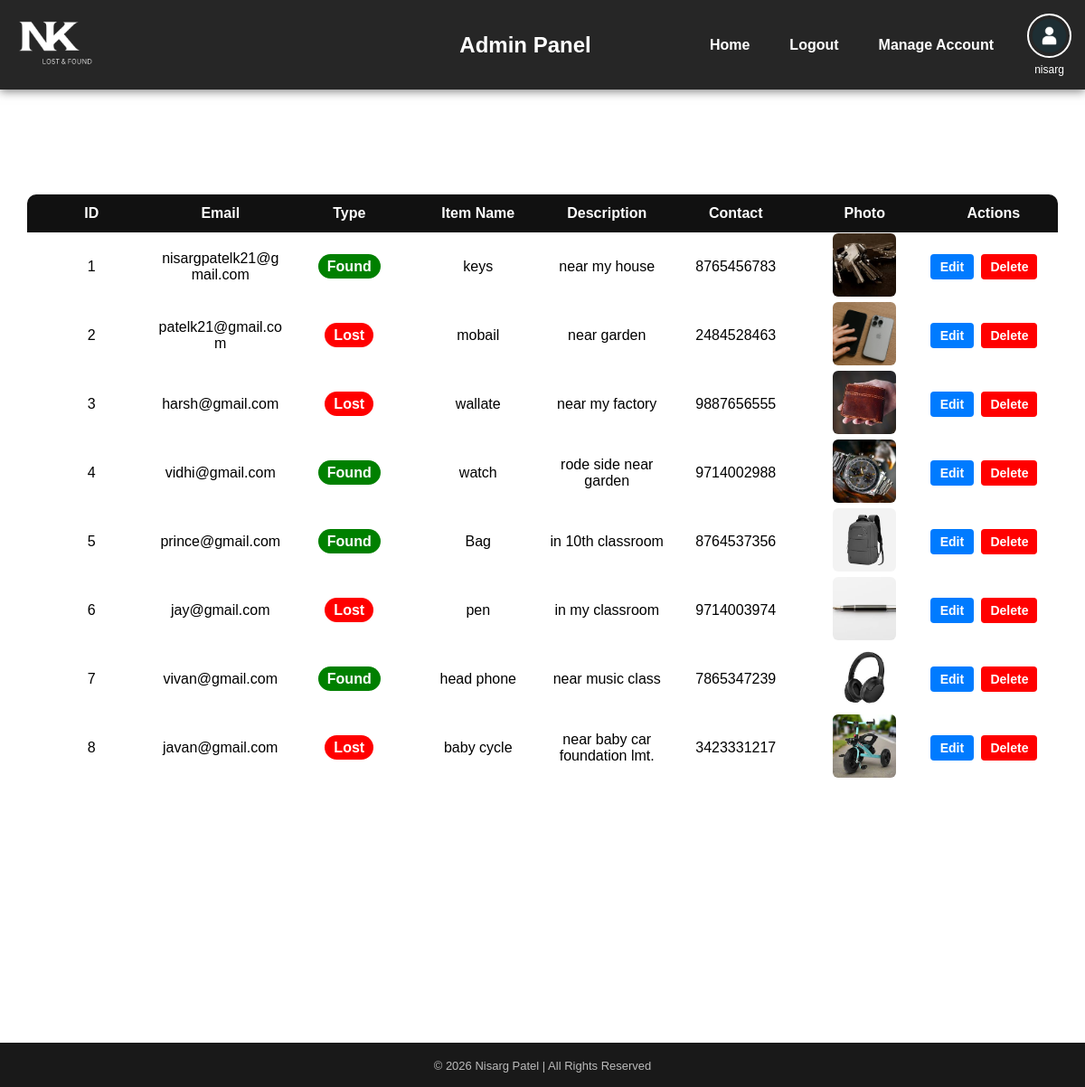
The page /admin_dashboard (signed in) on the database its author committed.
### tables this page shows
CREATE TABLE items(
            id INTEGER PRIMARY KEY AUTOINCREMENT,
            user_email TEXT,
            item_name TEXT,
            description TEXT,
            type TEXT,
            contact TEXT,
            photo TEXT
        );

### app.py (the view)
@app.route('/admin_dashboard')
def admin_dashboard():
    if 'admin' not in session:
        return redirect('/admin_login')
    conn = sqlite3.connect('database.db')
    items = conn.execute("SELECT * FROM items").fetchall()
    conn.close()
    return render_template('admin_dashboard.html', items=items)

### templates/admin_dashboard.html
<!DOCTYPE html>
<html>
<head>
    <link rel="stylesheet" href="{{ url_for('static', filename='style.css') }}">
</head>
<body>
    <div class="navbar">
        <div class="nav-left">
            <img src="{{ url_for('static', filename='logo.png') }}" class="logo">
        </div>
        <h2 style="color:white; margin-left:26%;">Admin Panel</h2>
        <div class="nav-right">
            <a href="/">Home</a>
            <a href="/admin_logout">Logout</a>
            <a href="{{ url_for('admin_change_credentials') }}">Manage Account</a>
            <div class="profile-menu">
                <img src="{{ url_for('static', filename='avatar.png') }}"
                     class="avatar"
                     tabindex="0">
                <div class="email-below">
                    {{ session['admin'] }}
                </div>
            </div>
        </div>
    </div>
<br>
<h1 style="color:white; margin-left:38%;" >Admin Dashboard</h1>
<br>
<div class="admin-container">
<table class="admin-table">
    <thead>
        <tr>
            <th>ID</th>
            <th>Email</th>
            <th>Type</th>
            <th>Item Name</th>
            <th>Description</th>
            <th>Contact</th>
            <th>Photo</th>
            <th>Actions</th>
        </tr>
    </thead>
    <tbody>
    {% for item in items %}
        <tr>
            <td>{{ loop.index }}</td>
            <td>{{ item[1] }}</td>
            <td>
                {% if item[4] == 'Lost' %}
                    <span class="lost-badge">Lost</span>
                {% else %}
                    <span class="found-badge">Found</span>
                {% endif %}
            </td>
            <td>{{ item[2] }}</td>
            <td class="desc">{{ item[3] }}</td>
            <td>{{ item[5] }}</td>
            <td>
                <img src="{{ url_for('static', filename='uploads/' + item[6]) }}" class="admin-img">
            </td>
            <td>
                <div class="actions">
                    <a href="{{ url_for('admin_edit', id=item[0]) }}" class="edit-btn">Edit</a>
                    <a href="{{ url_for('admin_delete', id=item[0]) }}" class="delete-btn">Delete</a>
                </div>
            </td>
        </tr>
    {% endfor %}
    </tbody>
</table>
</div>
<footer class="footer">
    <p class="copy">© 2026 Nisarg Patel | All Rights Reserved</p>
</footer>
</body>
</html>

### static/style.css (style rules this page uses)
body { margin: 0; font-family: Arial, sans-serif; background: url("/static/bg2.jpg") no-repeat center center fixed; background-size: cover; color: white; }
.navbar { display: flex; align-items: center; justify-content: space-between; background-color: rgba(0,0,0,0.85); padding: 15px; box-shadow: 0 2px 10px rgba(0,0,0,0.5); }
.navbar a { color: white; text-decoration: none; margin-left: 20px; font-weight: bold; transition: 0.3s ease; padding: 8px 12px; border-radius: 5px; }
.logo { height: 65px; }
.nav-right { display: flex; align-items: center; }
.profile-menu { position: relative; margin-left: 25px; display: flex; flex-direction: column; align-items: center; }
.avatar { width: 45px; height: 45px; border-radius: 50%; cursor: pointer; object-fit: cover; border: 2px solid white; transition: 0.3s; }
.email-below { font-size: 12px; color: white; margin-top: 6px; text-align: center; max-width: 120px; word-break: break-word; }
.desc { max-width: 250px; word-break: break-word; }
.admin-container { width: 95%; margin: auto; overflow-x: auto; }
.admin-table { table-layout: fixed; width: 100%; border-collapse: collapse; background: rgba(255,255,255,0.95); color: black; border-radius: 10px; overflow: hidden; }
.admin-table th { background: #111; color: white; padding: 12px; text-align: center; }
.admin-table td { vertical-align: middle; text-align: center; word-wrap: break-word; word-break: break-word; white-space: normal; max-width: 250px; }
.admin-img { width: 70px; height: 70px; object-fit: cover; border-radius: 6px; }
.lost-badge { background: red; color: white; padding: 5px 10px; border-radius: 20px; font-weight: bold; }
.found-badge { background: green; color: white; padding: 5px 10px; border-radius: 20px; font-weight: bold; }
.edit-btn, .delete-btn { display: inline-block; min-width: 3cap; text-align: center; padding: 8px 16px; border-radius: 6px; font-size: 14px; text-decoration: none; color: #fff; font-weight: 600; }
.edit-btn { background: green; color: white; padding: 8px 12px; text-decoration: none; }
.delete-btn { background: red; color: white; padding: 8px 12px; text-decoration: none; }
.footer { background-color: rgba(0, 0, 0, 0.9); color: white; text-align: center; padding: 3px 5px; margin-top: 24%; }
.copy { margin-top: 15px; font-size: 13px; opacity: 0.7; }
.actions { display: flex; gap: 8px; }
.actions a { text-decoration: none; }
.edit-btn, .delete-btn { padding: 6px 10px; border-radius: 4px; color: white; font-size: 14px; }
.edit-btn { background: #007bff; }
.delete-btn { background: red; }

### rows shown on the page
items: user_email "nisargpatelk21@gmail.com", type "Found", item_name "keys", description "near my house", contact "8765456783", photo (picture)
items: user_email "patelk21@gmail.com", type "Lost", item_name "mobail", description "near garden", contact "2484528463", photo (picture)
items: user_email "harsh@gmail.com", type "Lost", item_name "wallate", description "near my factory", contact "9887656555", photo (picture)
items: user_email "vidhi@gmail.com", type "Found", item_name "watch", description "rode side near garden", contact "9714002988", photo (picture)
items: user_email "prince@gmail.com", type "Found", item_name "Bag", description "in 10th classroom", contact "8764537356", photo (picture)
items: user_email "jay@gmail.com", type "Lost", item_name "pen", description "in my classroom", contact "9714003974", photo (picture)
items: user_email "vivan@gmail.com", type "Found", item_name "head phone", description "near music class", contact "7865347239", photo (picture)
items: user_email "javan@gmail.com", type "Lost", item_name "baby cycle", description "near baby car foundation lmt.", contact "3423331217", photo (picture)

### other values the page prints
{{ session['admin'] }} "nisarg"
